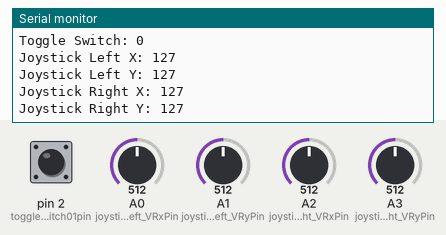
This sketch was run on a simulated Arduino Uno, built with avr-gcc and run on an emulated ATmega328P. Parts: the last lines printed to the serial monitor. The inputs (shaded band) are chosen by the test bench; at power-on: A0 (joystickLeft_VRxPin) = 512, A1 (joystickLeft_VRyPin) = 512, A2 (joystickRight_VRxPin) = 512, A3 (joystickRight_VRyPin) = 512, pin 2 (toggleSwitch01pin) LOW. No radio packets arrive unless stated.

Above: at 5.8 s.
5.9 s: A0 (joystickLeft_VRxPin) set to 716
11.9 s: A1 (joystickLeft_VRyPin) set to 716
At 16.7 s:
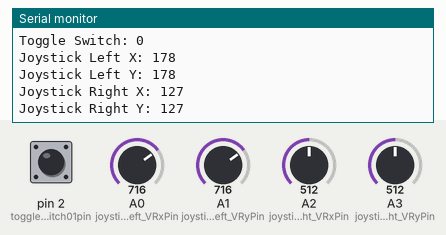
17.9 s: A2 (joystickRight_VRxPin) set to 716
At 21.1 s:
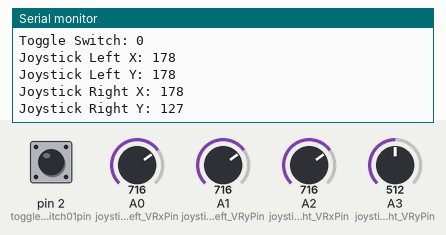
23.9 s: A3 (joystickRight_VRyPin) set to 716
At 26.7 s:
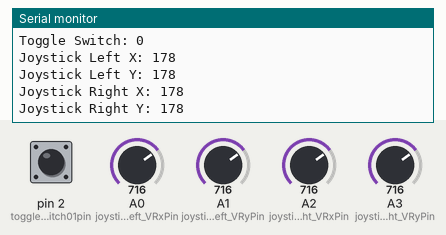
29.9 s: pin 2 (toggleSwitch01pin) pulled HIGH for 3 s
35.9 s: A0 (joystickLeft_VRxPin) set to 992
Timing chart, 0 to 38.9 s (numbered marks = the images above; inputs shaded):
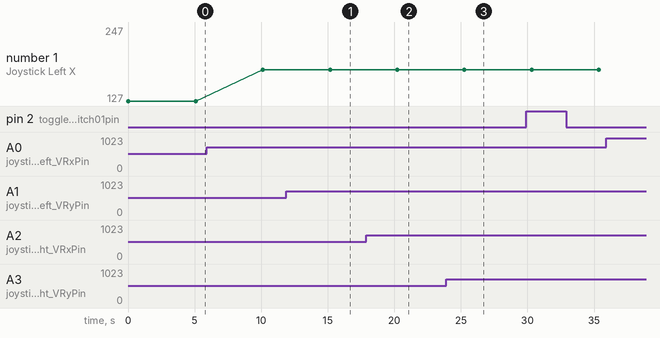

The sketch:

Transmitter_code.ino
```cpp
/*
6 channel nrf24l01 transmitter and receiver code.
 */

#include <SPI.h>  // library used for
#include <RF24.h>  // library used for transmission of data using Nrf module
#include <nRF24L01.h>

// declaring where the toggle switches are connected in Arduino
int toggleSwitch01pin = 2;

// declaring where the leftHandside joystick is connected
int joystickLeft_VRxPin = A0;
int joystickLeft_VRyPin = A1;

// declaring where the rightHandside joystick is connected
int joystickRight_VRxPin = A2;
int joystickRight_VRyPin = A3;

RF24 radio(7,8);
const byte address[] = "node1";

void setup() {
  Serial.begin(9600); // Initialize Serial communication with a baud rate of 9600
  while (!Serial);    // Wait for Serial Monitor to open
  radio.begin();
  radio.openWritingPipe(address);
  radio.stopListening();
  pinMode(toggleSwitch01pin, INPUT);
}


struct datapack{
  bool toggleSwitch01 ;

  int joystickLeft_x ;
  int joystickLeft_y ;

  int joystickRight_x ;
  int joystickRight_y ;
};
datapack data;
void loop() {
  data.toggleSwitch01 = digitalRead(toggleSwitch01pin);

  data.joystickLeft_x = map(analogRead(joystickLeft_VRxPin), 0, 1023,0,255);
  data.joystickLeft_y = map(analogRead(joystickLeft_VRyPin), 0, 1023,0,255);

  data.joystickRight_x = map(analogRead(joystickRight_VRxPin), 0, 1023,0,255);
  data.joystickRight_y = map(analogRead(joystickRight_VRyPin), 0, 1023,0,255);

  // Print the values to the Serial Monitor
  Serial.print("Toggle Switch: ");
  Serial.println(data.toggleSwitch01);


  Serial.print("Joystick Left X: ");
  Serial.println(data.joystickLeft_x);

  Serial.print("Joystick Left Y: ");
  Serial.println(data.joystickLeft_y);

  Serial.print("Joystick Right X: ");
  Serial.println(data.joystickRight_x);

  Serial.print("Joystick Right Y: ");
  Serial.println(data.joystickRight_y);


  Serial.println(); // Print a blank line for readability

  delay(5000);

  radio.write(&data, sizeof(data)); // Send the data over NRF24L01
}
```

Measured:
- after the input at 11.9 s, the serial monitor: prints a new line after 3.3 s (image 1)
- after the input at 17.9 s, the serial monitor: prints a new line after 2.4 s (image 2)
- after the input at 23.9 s, the serial monitor: prints a new line after 1.4 s (image 3)
- plotted number 1: 127 → 178 after the input at 5.9 s, 178 → 247 after the input at 35.9 s
